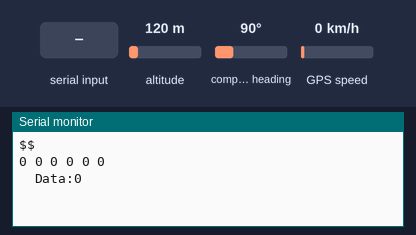
Recording of a sketch running on a simulated Arduino Uno, built with avr-gcc and run on an emulated ATmega328P. On the bench: the last lines printed to the serial monitor. The inputs (shaded band) are chosen by the test bench; at power-on: altitude 120 m, compass heading 90°, GPS speed 0 km/h. The GPS gets a fix after 3 s at 37.7749, -122.4194 with 8 satellites.

Above: at 7.0 s.
7.1 s: "getpos\n" received over Serial
At 9.1 s:
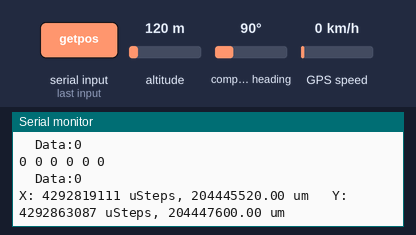
9.4 s: "gettime\n" received over Serial
At 10.3 s:
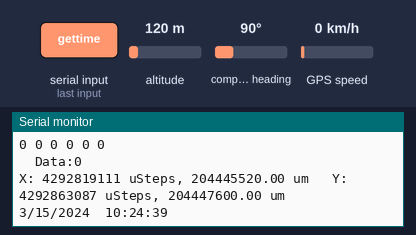
11.3 s: "getcoords\n" received over Serial
At 13.0 s:
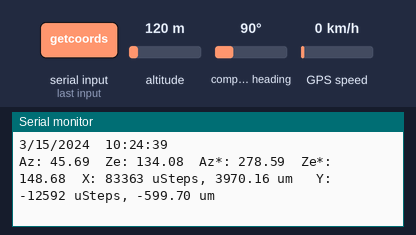

Measured:
- after the input at 7.1 s, the serial monitor: prints a new line after 0.84 s (image 1)
- after the input at 9.4 s, the serial monitor: prints a new line after 0.46 s (image 2)
- after the input at 11.3 s, the serial monitor: prints a new line after 0.56 s (image 3)

The sketch:

feedforward_test.ino
```cpp
/*   CPV Feed-forward tracking - Outdoor test sketch
 *    Using Zaber Binary protocol
 *    Using new lens data
 *
 *   Michael Lipski
 *   AOPL
 *   Summer 2016
 *
 *   Feed-forward tracking for CPV test setup.  Reads data from GPS unit, calculates position of the sun, and converts solar position to mm
 *   displacement along X and Y of the Zaber linear stages.
 */

#include <zaberx.h>

#include <TinyGPS++.h>

#include <Sun_position_algorithms.h>
#include <translate.h>

#include <SoftwareSerial.h>

#include <Wire.h>

//#include <Adafruit_RGBLCDShield.h>
//#include <utility/Adafruit_MCP23017.h>

///////////////////////// OPEN-LOOP TRACKING VARIABLES /////////////////////////////////////////

// Enter array tilt and heading //
double heading = 180 * (PI/180);
double tilt = 41 * (PI/180);

// NREL solar position calculation variables
sunpos SunPos;
polar coord; // zenith and azimuth in a struct
polar coordP;
vector cart;
vector cartP;

// Baud rate for GPS module
int GPSBaud = 4800;

// Period of feedback iterations
const int interval = 5000;

unsigned long previousMillis = 0;
unsigned long currentMillis = 0;

/*
// Variables involved in finding the panel pitch from 3-axis accelerometer readings
const byte interrupt1 = 2;     // Uno can support external interrupts on pins 2 and 3
volatile boolean setPitch = false;   // boolean for setting panel tilt by reading accelerometer data; off by default
int averaging = 100;

// Acceleration components from 3-axis accelerometer
double accelX;
double accelY;
double accelZ;
*/

//////////////////////// ZABER STAGE VARIABLES ///////////////////////////////////////////////////////////
byte command[6];
byte reply[6];

long replyData;

double radius;
double zaber[2] = {0, 0};   // [x,y] for the stages (in mm)

const unsigned long offsetX = 2148185;    //tracking the starting and current absolute positions of the stages
const unsigned long offsetY = 2104209;

unsigned long posX = 0;
unsigned long posY = 0;

float posXum = 0;
float posYum = 0;

int axisX = 1;
int axisY = 2;

// Define common command numbers
int homer = 1;      // home the stage
int renumber = 2;   // renumber all devices in the chain
int moveAbs = 20;   // move absolute
int moveRel = 21;   // move relative
int stopMove = 23;  // Stop
int speedSet = 42;    // Speed to target = 0.00219727(V) degrees/sec (assuming 64 microstep resolution)
int getPos = 60;      // Query the device for its position
int storePos = 16;    // Position can be stored in registers 0 to 15
int returnPos = 17;   // returns the value (in microsteps) of the position stored in the indicated register
int move2Pos = 18;    // move to the position stored in the indicated register
int reset = 0;        // akin to toggling device power

String serialComm;

///////////////////////////// PIN DECLARATIONS ///////////////////////////////////////////////////////

// GPS uses software serial by default, with RX = pin 2 and TX = pin 3.  Mega 2560 does not support
// software serial RX on pin 2, so add a jumper wire from pin 2 on GPS shield to RX pin used

const int RXPin = 2;   // GPS pins
const int TXPin = 3;

const int rsRX = 4;    // RS-232 shield pins
const int rsTX = 5;

//////////////////////////// OBJECT DECLARATIONS /////////////////////////////////////////////////

// Create a TinyGPS++ object called "gps"
TinyGPSPlus gps;

// Adafruit RGB LCD Shield
//Adafruit_RGBLCDShield lcd = Adafruit_RGBLCDShield();

//Create an object for the 6DOF IMU
//LSM303C imu;

// Create a software serial port called "gpsSerial"
SoftwareSerial gpsSerial(RXPin, TXPin);

// Create a software serial port to communicate with the Zaber stages
SoftwareSerial rs232(rsRX, rsTX);

////////////////////////////// CODE ///////////////////////////////////////////////////////////////

void setup()
{
  // Start the Arduino hardware serial port at 9600 baud
  Serial.begin(9600);

  // Enable external interrupt on pin specified by interrupt1 in order to find panel pitch
  //pinMode(interrupt1, INPUT_PULLUP);
  //attachInterrupt(digitalPinToInterrupt(interrupt1), findPitch, FALLING);

  // Start the software serial port at the GPS's default baud
  gpsSerial.begin(GPSBaud);

  // Begin communication with LCD
  //lcd.begin(16, 2);     // (columns, rows)
  //lcd.setBacklight(0x5);

  // Sets the stages to use binary protocol
  rs232.begin(115200);
  delay(1000);
  rs232.println("/tools setcomm 9600 1");
  delay(500);
  Serial.println(rs232.readStringUntil('\n'));
  delay(100);
  rs232.end();
  delay(200);

  // Start software serial connection with Zaber stages
  rs232.begin(9600);
  delay(2000);
  replyData = sendCommand(0, 42, 34402);       // Set speed to 1 mm/s
}

void loop()
{
  while (gpsSerial.available() > 0)
  {
    if(gps.encode(gpsSerial.read()))
    {
      // Grab data from GPS for algorithm variables
      SunPos.UT = gps.time.hour() + double(gps.time.minute())/60.0 + double(gps.time.second())/3600.0 + double(gps.time.centisecond())/360000; // UT in hours [decimal]
      SunPos.Day = gps.date.day(); // day [integer]
      SunPos.Month = gps.date.month(); // month [integer]
      SunPos.Year = gps.date.year(); // year [integer]
      SunPos.Dt = 96.4 + 0.567*double(gps.date.year()-2061); // Terrestial time - UT
      SunPos.Longitude = gps.location.lng() * (2*PI/360.0); // State College Longitude and Latitude [radians]
      SunPos.Latitude = gps.location.lat() * (2*PI/360.0);
      SunPos.Pressure = 1.0; // Pressure [atm]
      //SunPos.Temperature = imu.readTempC(); // Temperature [C], pulled from LSM303C 6DOF sensor
      SunPos.Temperature = 20.0;

      SunPos.Algorithm5();

      coord.ze = SunPos.Zenith;
      coord.az = SunPos.Azimuth + PI;

      //  Finding solar coordinates w.r.t. panel normal
      cart = sph2rect(coord);

      cartP.x = (cos(heading) * cart.x) + (sin(heading) * cos(tilt) * cart.y) + (sin(heading) * sin(tilt) * cart.z);
      cartP.y = (-1)*(sin(heading) * cart.x) + (cos(heading) * cos(tilt) * cart.y) + (cos(heading) * sin(tilt) * cart.z);
      cartP.z = (cos(tilt) * cart.z) - (sin(tilt) * cart.y);

      coordP = rect2sph(cartP);

      if(coordP.az < 0)
      {
        coordP.az += (2*PI);
      }
      else if(coordP.az > (2*PI))
      {
        coordP.az -= (2*PI);
      }

      //  Determining zaber stage coordinates
      if((coordP.ze < 90) && (coordP.ze > 0))
      {
        radius = interp(sin(coordP.ze));
        zaber[0] = (-1) * radius * sin(coordP.az);
        zaber[1] = (-1) * radius * cos(coordP.az);
      }

      /*
      lcd.clear();
      lcd.setCursor(0, 0);
      lcd.print(gps.date.month());
      lcd.print('/');
      lcd.print(gps.date.day());
      lcd.print('/');
      lcd.print(gps.date.year());
      lcd.print(' ');
      lcd.print(gps.time.hour());
      lcd.print(':');
      lcd.print(gps.time.minute());
      lcd.setCursor(0, 1);
      lcd.print(gps.location.lat());
      lcd.setCursor(8, 1);
      lcd.print(gps.location.lng());
      */

      // Serial commands
      if(Serial.available() > 0)
      {
        serialComm = Serial.readStringUntil('\n');
        if(serialComm == "getpos")
        {
          posX = sendCommand(axisX, getPos, 0);
          posXum = (posX - offsetX) * umResolution;

          posY = sendCommand(axisY, getPos, 0);
          posYum = (posY - offsetY) * umResolution;

          Serial.print("X: ");
          Serial.print(posX - offsetX);
          Serial.print(" uSteps, ");
          Serial.print (posXum);
          Serial.print(" um \tY: ");
          Serial.print(posY - offsetY);
          Serial.print(" uSteps, ");
          Serial.print(posYum);
          Serial.println(" um");
        }
        else if(serialComm == "gettime")
        {
          Serial.print(gps.date.month());
          Serial.print('/');
          Serial.print(gps.date.day());
          Serial.print('/');
          Serial.print(gps.date.year());
          Serial.print('\t');
          Serial.print(gps.time.hour());
          Serial.print(':');
          Serial.print(gps.time.minute());
          Serial.print(':');
          Serial.println(gps.time.second());
        }
        else if(serialComm == "getcoords")
        {
          Serial.print("Az: ");
          Serial.print(coord.az * 180/PI);
          Serial.print("\tZe: ");
          Serial.print(coord.ze * 180/PI);
          Serial.print("\tAz*: ");
          Serial.print(coordP.az * 180/PI);
          Serial.print("\tZe*: ");
          Serial.print(coordP.ze * 180/PI);
          Serial.print("\tX: ");
          Serial.print(mm(zaber[0]));
          Serial.print(" uSteps, ");
          Serial.print(zaber[0] * 1000);
          Serial.print(" um \tY: ");
          Serial.print(mm(zaber[1]));
          Serial.print(" uSteps, ");
          Serial.print(zaber[1] * 1000);
          Serial.println(" um");
        }
        else if(serialComm == "goto")
        {
          replyData = sendCommand(axisX, moveAbs, mm(zaber[0]) + offsetX);
          replyData = sendCommand(axisY, moveAbs, mm(zaber[1]) + offsetY);
        }
      }
    }
  }

  // If 5000 milliseconds pass and there are no characters coming in
  // over the software serial port, show a "No GPS detected" error
  if (millis() > 5000 && gps.charsProcessed() < 10)
  {
    Serial.println(F("No GPS detected"));
    while(true);
  }
}

long sendCommand(int device, int com, long data)
{
   unsigned long data2;
   unsigned long temp;
   unsigned long repData;
   long replyNeg;
   float replyFloat;
   byte dumper[1];

   // Building the six command bytes
   command[0] = byte(device);
   command[1] = byte(com);
   if(data < 0)
   {
     data2 = data + quad;
   }
   else
   {
     data2 = data;
   }
   temp = data2 / cubed;
   command[5] = byte(temp);
   data2 -= (cubed * temp);
   temp = data2 / squared;
   command[4] = byte(temp);
   data2 -= (squared * temp);
   temp = data2 / 256;
   command[3] = byte(temp);
   data2 -= (256 * data2);
   command[2] = byte(data2);

   // Clearing serial buffer
   while(rs232.available() > 0)
   {
     rs232.readBytes(dumper, 1);
   }

   // Sending command to stage(s)
   rs232.write(command, 6);

   delay(20);

   // Reading device reply
   if(rs232.available() > 0)
   {
     rs232.readBytes(reply, 6);
   }

   replyFloat = (cubed * float(reply[5])) + (squared * float(reply[4])) + (256 * float(reply[3])) + float(reply[2]);
   repData = long(replyFloat);

   if(reply[5] > 127)
   {
     replyNeg = repData - quad;
   }

   // Printing full reply bytes as well as reply data in decimal
   Serial.print(reply[0]);
   Serial.print(' ');
   Serial.print(reply[1]);
   Serial.print(' ');
   Serial.print(reply[2]);
   Serial.print(' ');
   Serial.print(reply[3]);
   Serial.print(' ');
   Serial.print(reply[4]);
   Serial.print(' ');
   Serial.println(reply[5]);
   Serial.print("\tData:");
   if(reply[5] > 127)
   {
     Serial.println(replyNeg);
     return replyNeg;
   }
   else
   {
     Serial.println(repData);
     return repData;
   }
}
```
